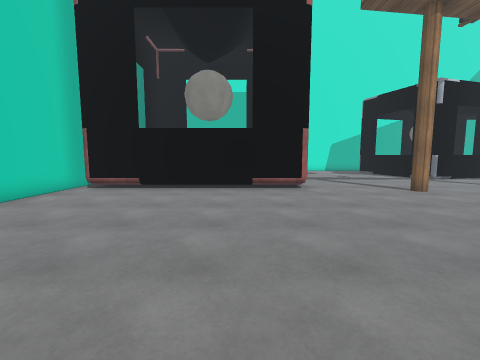
view 1 (above)

22 first-person views from a walk through a 3-D level made in the Unity game engine. The camera is 1.5 m above the floor, tilts 6° down and sees 90° across. The floor is counted in squares, 1 m on a side. Each view is taken from the middle of a square. On the plan, view 1 faces up. The plan holds only what a view shows up to about 13 squares ahead; the rest is blank. The place goes on beyond the plan. Some animated figures are not drawn. Some surface patterns are stand-ins.

view 2
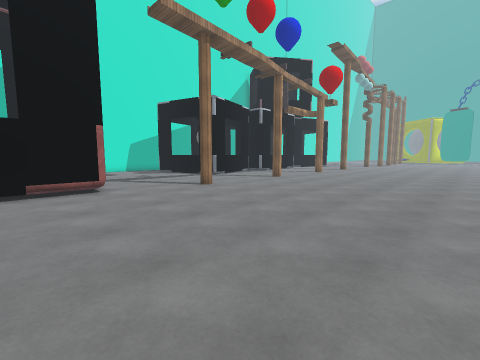

view 3
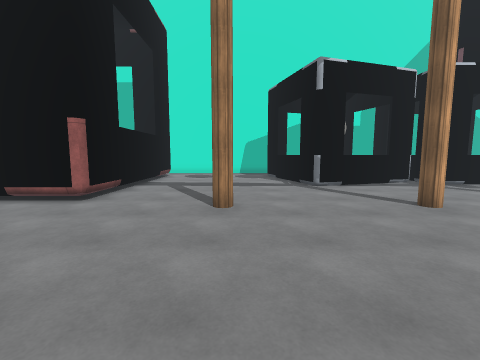

view 4
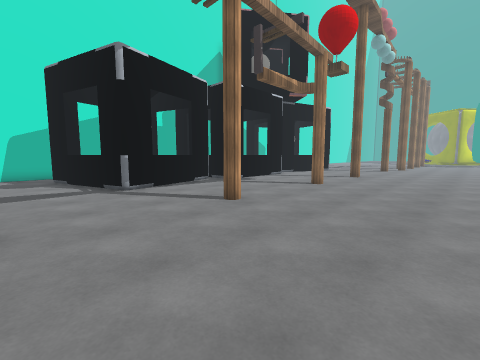

view 5
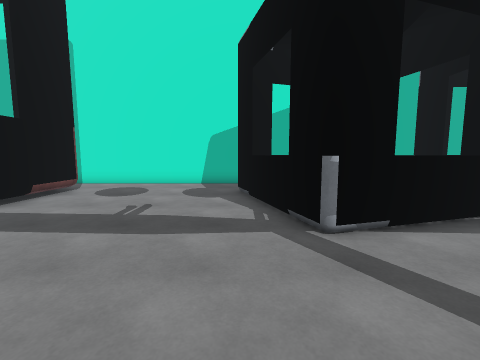

view 6
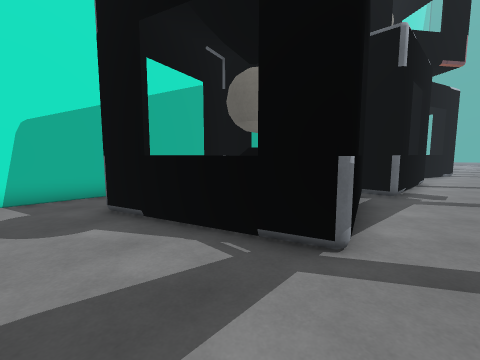

view 7
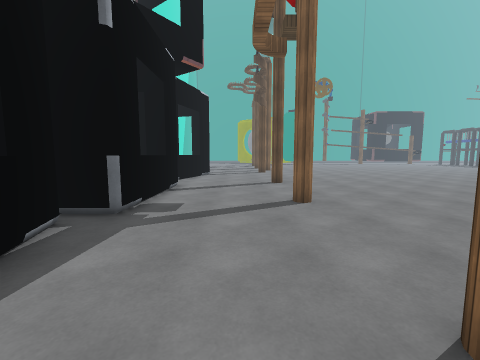

view 8
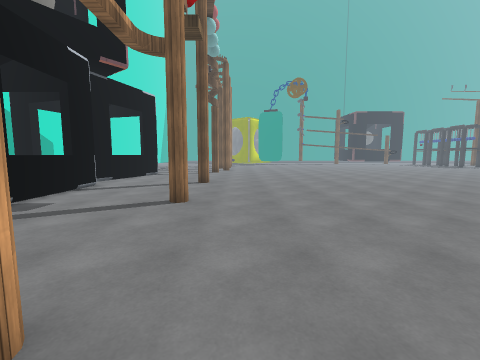

view 9
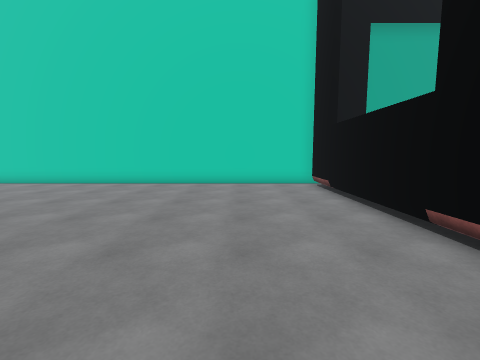

view 10
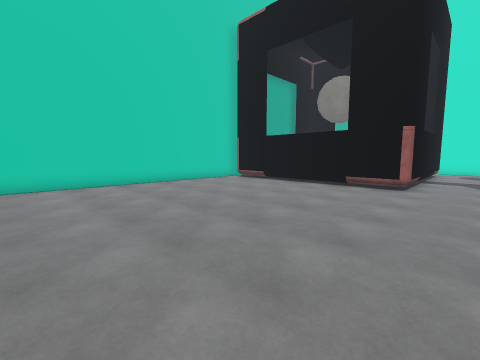

view 11
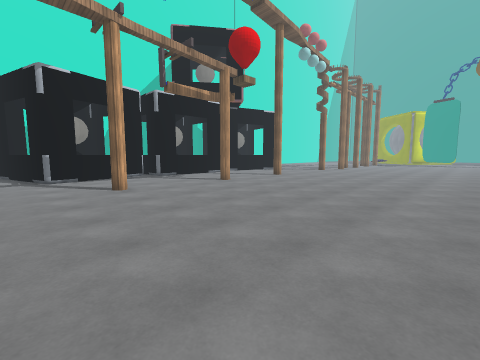

view 12
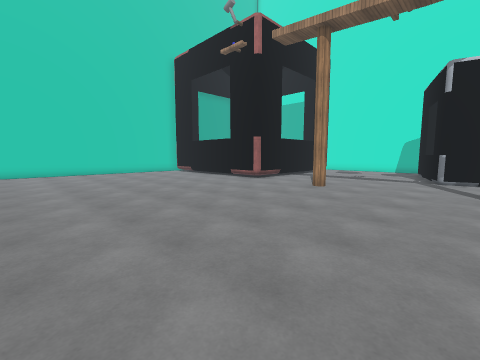

view 13
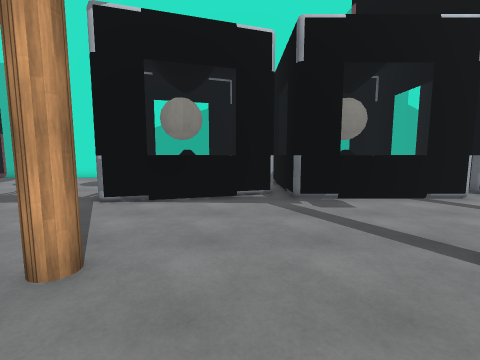

view 14
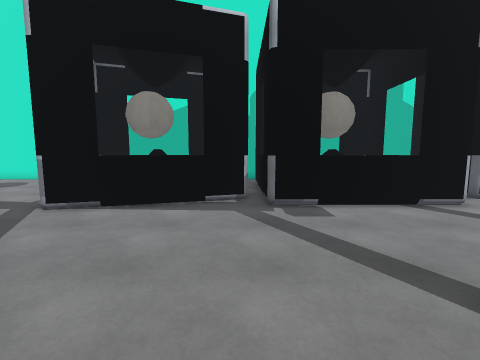

view 15
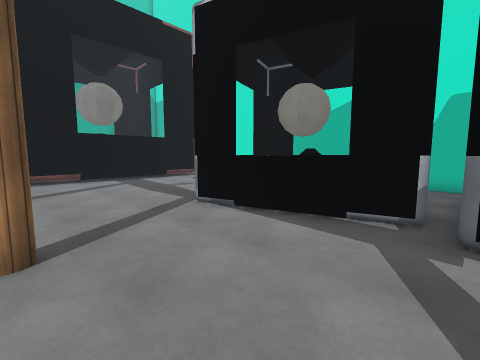

view 16
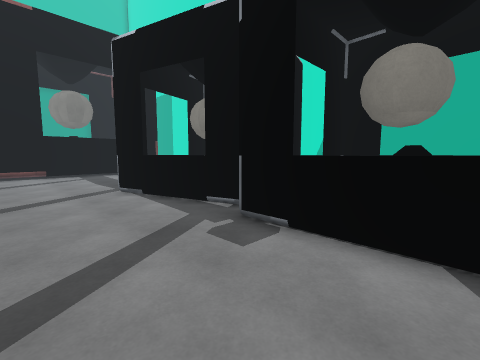

view 17
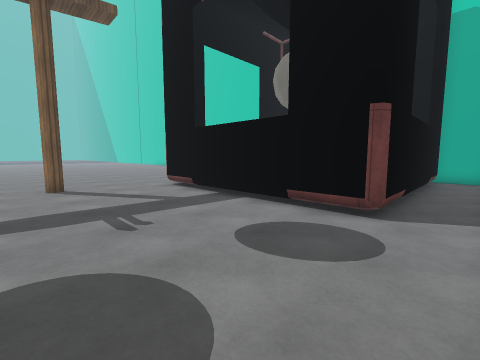

view 18
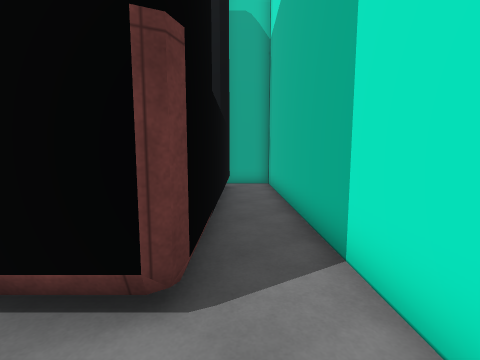

view 19
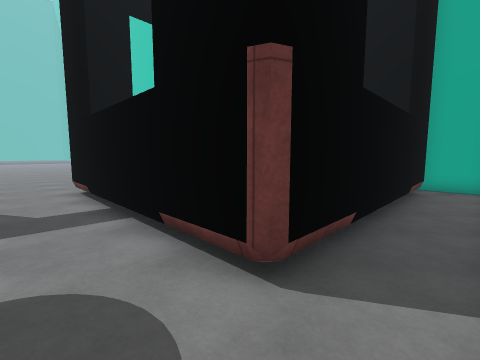

view 20
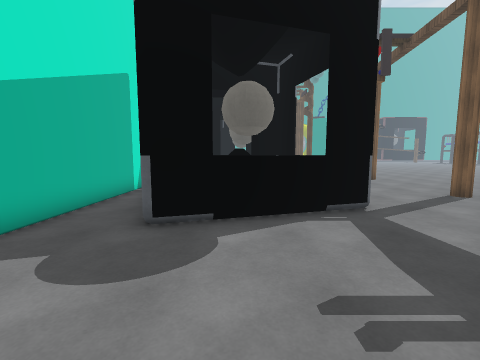

view 21
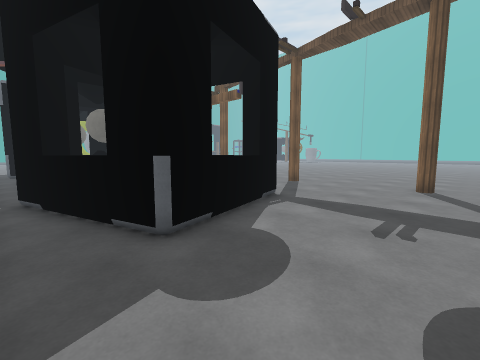

view 22
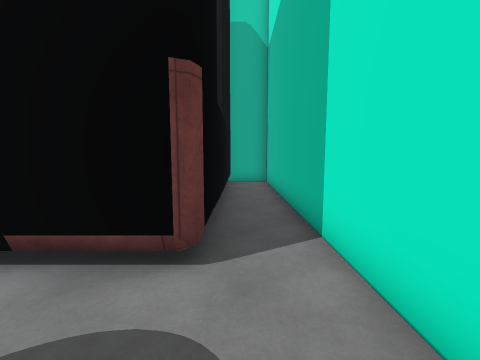

### Floor plan
Key: @ floor where view 1 was taken; # wall or solid block; . main floor; : floor 0.25 m higher than the main floor; O other object.
Columns run from 8 left of view 1 to 25 right of it. Each row starts with its distance up from view 1.
 23 ########################
 22 #......................#########
 21 #...................OOOO#.##OOO##
 20 ############......##O   O.#     #
 19            #......#:OOOOO.O OOO O
 18            #.......OOOOO OO OOO OO
 17            #.......O OOO #O OOO OO
 16            #.......O   OO##     ##
 15            #.......OOOOO..##OOO#O.
 14            #........O.............
 13            #......................
 12            #......................
 11 ############......................
 10 #...........................#....#
  9 #.................................
  8 #.................................
  7 #.................................
  6 #.................................
  5 #.................................
  4 #.................................
  3 #.................................
  2 #.................................
  1 #.................................
  0 #.......@.........................
 -1 #.................................

Where each view was taken, in squares from view 1:
view 1: 0 up, 0 right, facing up
view 2: 0 up, 0 right, facing up-right
view 3: 3 up, 8 right, facing up
view 4: 4 up, 8 right, facing up-right
view 5: 10 up, 10 right, facing up
view 6: 13 up, 8 right, facing up-right
view 7: 12 up, 12 right, facing right
view 8: 8 up, 12 right, facing right
view 9: 7 up, 5 right, facing left
view 10: 1 down, 5 right, facing up-left
view 11: 1 down, 10 right, facing up-right
view 12: 1 down, 13 right, facing up-left
view 13: 7 up, 16 right, facing up
view 14: 8 up, 17 right, facing up
view 15: 10 up, 18 right, facing up-left
view 16: 11 up, 22 right, facing up-left
view 17: 22 up, 9 right, facing down-left
view 18: 21 up, 5 right, facing left
view 19: 22 up, 5 right, facing down-left
view 20: 18 up, 5 right, facing right
view 21: 22 up, 6 right, facing down-right
view 22: 21 up, 6 right, facing left
